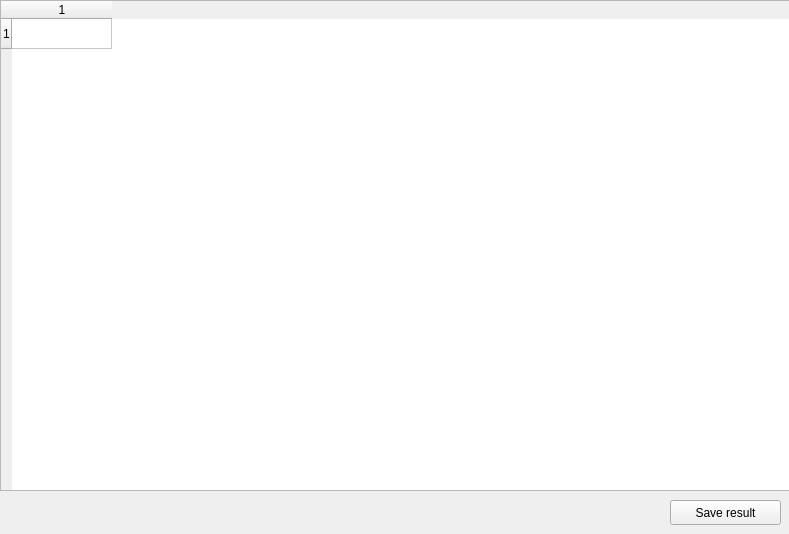
<?xml version="1.0" encoding="UTF-8"?>
<ui version="4.0">
 <class>test</class>
 <widget class="QWidget" name="test">
  <property name="geometry">
   <rect>
    <x>0</x>
    <y>0</y>
    <width>789</width>
    <height>534</height>
   </rect>
  </property>
  <property name="windowTitle">
   <string>Form</string>
  </property>
  <widget class="QTableWidget" name="table">
   <property name="geometry">
    <rect>
     <x>0</x>
     <y>0</y>
     <width>801</width>
     <height>491</height>
    </rect>
   </property>
   <property name="rowCount">
    <number>1</number>
   </property>
   <property name="columnCount">
    <number>1</number>
   </property>
   <row/>
   <column/>
  </widget>
  <widget class="QPushButton" name="saveBut">
   <property name="geometry">
    <rect>
     <x>670</x>
     <y>500</y>
     <width>111</width>
     <height>25</height>
    </rect>
   </property>
   <property name="styleSheet">
    <string notr="true"/>
   </property>
   <property name="text">
    <string>Save result</string>
   </property>
   <property name="icon">
    <iconset theme="document-save-as">
     <normaloff>.</normaloff>.</iconset>
   </property>
  </widget>
 </widget>
 <resources/>
 <connections/>
</ui>
